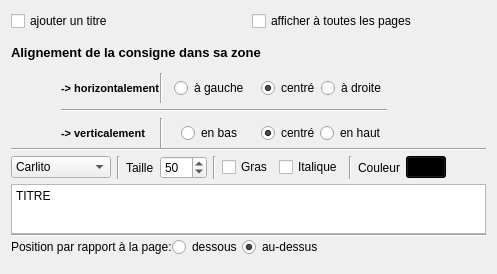
               <widget class="QWidget" name="tabGlobalTitle">
                <attribute name="title">
                 <string>Titre</string>
                </attribute>
                <layout class="QVBoxLayout" name="verticalLayout_7">
                 <item>
                  <layout class="QVBoxLayout" name="vlTextEdit_2" stretch="0,0">
                   <item>
                    <layout class="QHBoxLayout" name="hlAddTitle">
                     <item>
                      <widget class="QCheckBox" name="cbAddTitle">
                       <property name="minimumSize">
                        <size>
                         <width>0</width>
                         <height>15</height>
                        </size>
                       </property>
                       <property name="text">
                        <string>ajouter un titre</string>
                       </property>
                      </widget>
                     </item>
                     <item>
                      <widget class="QCheckBox" name="cbAllPagesTitle">
                       <property name="enabled">
                        <bool>true</bool>
                       </property>
                       <property name="text">
                        <string>afficher à toutes les pages</string>
                       </property>
                      </widget>
                     </item>
                    </layout>
                   </item>
                   <item>
                    <widget class="QWidget" name="wTitle" native="true">
                     <property name="enabled">
                      <bool>true</bool>
                     </property>
                     <layout class="QVBoxLayout" name="verticalLayout_5">
                      <property name="spacing">
                       <number>0</number>
                      </property>
                      <property name="leftMargin">
                       <number>0</number>
                      </property>
                      <property name="topMargin">
                       <number>0</number>
                      </property>
                      <property name="rightMargin">
                       <number>0</number>
                      </property>
                      <property name="bottomMargin">
                       <number>0</number>
                      </property>
                      <item>
                       <layout class="QVBoxLayout" name="vlTextEditTitle" stretch="0,0,0,0,0,0">
                        <property name="bottomMargin">
                         <number>6</number>
                        </property>
                        <item>
                         <layout class="QGridLayout" name="glTitle">
                          <property name="bottomMargin">
                           <number>0</number>
                          </property>
                          <property name="verticalSpacing">
                           <number>6</number>
                          </property>
                          <item row="2" column="1" colspan="5">
                           <widget class="Line" name="line_22">
                            <property name="orientation">
                             <enum>Qt::Horizontal</enum>
                            </property>
                           </widget>
                          </item>
                          <item row="3" column="1" alignment="Qt::AlignLeft">
                           <widget class="QLabel" name="laVerticalTextTitle">
                            <property name="minimumSize">
                             <size>
                              <width>0</width>
                              <height>30</height>
                             </size>
                            </property>
                            <property name="styleSheet">
                             <string notr="true">

QLabel
{
	color : black;

	font-style: normal;
	font-size: 8pt;
	font-weight: bold;
}

</string>
                            </property>
                            <property name="text">
                             <string>-&gt; verticalement</string>
                            </property>
                           </widget>
                          </item>
                          <item row="1" column="0" rowspan="3">
                           <widget class="QLabel" name="laWhite_3">
                            <property name="minimumSize">
                             <size>
                              <width>50</width>
                              <height>0</height>
                             </size>
                            </property>
                            <property name="maximumSize">
                             <size>
                              <width>50</width>
                              <height>50</height>
                             </size>
                            </property>
                            <property name="font">
                             <font>
                              <weight>50</weight>
                              <bold>false</bold>
                             </font>
                            </property>
                            <property name="text">
                             <string/>
                            </property>
                           </widget>
                          </item>
                          <item row="1" column="4" alignment="Qt::AlignHCenter">
                           <widget class="QRadioButton" name="rbHCenterTextTitle">
                            <property name="text">
                             <string>centré</string>
                            </property>
                            <property name="checked">
                             <bool>true</bool>
                            </property>
                            <attribute name="buttonGroup">
                             <string notr="true">buttonGroup_7</string>
                            </attribute>
                           </widget>
                          </item>
                          <item row="1" column="5" alignment="Qt::AlignHCenter">
                           <widget class="QRadioButton" name="rbRightTextTitle">
                            <property name="text">
                             <string>à droite</string>
                            </property>
                            <attribute name="buttonGroup">
                             <string notr="true">buttonGroup_7</string>
                            </attribute>
                           </widget>
                          </item>
                          <item row="3" column="5" alignment="Qt::AlignHCenter">
                           <widget class="QRadioButton" name="rbTopTextTitle">
                            <property name="text">
                             <string>en haut</string>
                            </property>
                            <attribute name="buttonGroup">
                             <string notr="true">buttonGroup_8</string>
                            </attribute>
                           </widget>
                          </item>
                          <item row="3" column="3" alignment="Qt::AlignHCenter">
                           <widget class="QRadioButton" name="rbBottomTextTitle">
                            <property name="text">
                             <string>en bas</string>
                            </property>
                            <attribute name="buttonGroup">
                             <string notr="true">buttonGroup_8</string>
                            </attribute>
                           </widget>
                          </item>
                          <item row="1" column="6" rowspan="3">
                           <spacer name="hsAlignHorizTitle">
                            <property name="orientation">
                             <enum>Qt::Horizontal</enum>
                            </property>
                            <property name="sizeHint" stdset="0">
                             <size>
                              <width>40</width>
                              <height>20</height>
                             </size>
                            </property>
                           </spacer>
                          </item>
                          <item row="1" column="3" alignment="Qt::AlignHCenter">
                           <widget class="QRadioButton" name="rbLeftTextTitle">
                            <property name="styleSheet">
                             <string notr="true"/>
                            </property>
                            <property name="text">
                             <string>à gauche</string>
                            </property>
                            <attribute name="buttonGroup">
                             <string notr="true">buttonGroup_7</string>
                            </attribute>
                           </widget>
                          </item>
                          <item row="1" column="1" alignment="Qt::AlignLeft">
                           <widget class="QLabel" name="laHorizontalTextTitle">
                            <property name="minimumSize">
                             <size>
                              <width>0</width>
                              <height>30</height>
                             </size>
                            </property>
                            <property name="styleSheet">
                             <string notr="true">

QLabel
{
	color : black;

	font-style: normal;
	font-size: 8pt;
	font-weight: bold;
}

</string>
                            </property>
                            <property name="text">
                             <string>-&gt; horizontalement</string>
                            </property>
                           </widget>
                          </item>
                          <item row="3" column="4" alignment="Qt::AlignHCenter">
                           <widget class="QRadioButton" name="rbVCenterTextTitle">
                            <property name="text">
                             <string>centré</string>
                            </property>
                            <property name="checked">
                             <bool>true</bool>
                            </property>
                            <attribute name="buttonGroup">
                             <string notr="true">buttonGroup_8</string>
                            </attribute>
                           </widget>
                          </item>
                          <item row="0" column="0" colspan="4">
                           <widget class="QLabel" name="laTextAlignmentTitle">
                            <property name="minimumSize">
                             <size>
                              <width>0</width>
                              <height>30</height>
                             </size>
                            </property>
                            <property name="maximumSize">
                             <size>
                              <width>16777215</width>
                              <height>30</height>
                             </size>
                            </property>
                            <property name="styleSheet">
                             <string notr="true">

QLabel
{
	color : black;

	font-style: normal;
	font-size: 10pt;
	font-weight: bold;
}

</string>
                            </property>
                            <property name="text">
                             <string>Alignement de la consigne dans sa zone</string>
                            </property>
                           </widget>
                          </item>
                          <item row="1" column="2">
                           <widget class="Line" name="line_23">
                            <property name="orientation">
                             <enum>Qt::Vertical</enum>
                            </property>
                           </widget>
                          </item>
                          <item row="3" column="2">
                           <widget class="Line" name="line_24">
                            <property name="orientation">
                             <enum>Qt::Vertical</enum>
                            </property>
                           </widget>
                          </item>
                         </layout>
                        </item>
                        <item>
                         <widget class="Line" name="lTextEdot_2">
                          <property name="orientation">
                           <enum>Qt::Horizontal</enum>
                          </property>
                         </widget>
                        </item>
                        <item>
                         <layout class="QHBoxLayout" name="hlFontTitle">
                          <property name="spacing">
                           <number>6</number>
                          </property>
                          <property name="topMargin">
                           <number>5</number>
                          </property>
                          <property name="bottomMargin">
                           <number>5</number>
                          </property>
                          <item>
                           <widget class="QFontComboBox" name="fcbTitle">
                            <property name="minimumSize">
                             <size>
                              <width>75</width>
                              <height>20</height>
                             </size>
                            </property>
                            <property name="maximumSize">
                             <size>
                              <width>100</width>
                              <height>16777215</height>
                             </size>
                            </property>
                            <property name="editable">
                             <bool>false</bool>
                            </property>
                            <property name="currentFont">
                             <font>
                              <family>Calibri</family>
                             </font>
                            </property>
                           </widget>
                          </item>
                          <item>
                           <widget class="Line" name="lFont1_2">
                            <property name="orientation">
                             <enum>Qt::Vertical</enum>
                            </property>
                           </widget>
                          </item>
                          <item>
                           <widget class="QLabel" name="laTailleTitle">
                            <property name="text">
                             <string>Taille</string>
                            </property>
                           </widget>
                          </item>
                          <item>
                           <widget class="QSpinBox" name="sbSizeTexteTitle">
                            <property name="maximumSize">
                             <size>
                              <width>75</width>
                              <height>16777215</height>
                             </size>
                            </property>
                            <property name="minimum">
                             <number>10</number>
                            </property>
                            <property name="maximum">
                             <number>300</number>
                            </property>
                            <property name="value">
                             <number>50</number>
                            </property>
                           </widget>
                          </item>
                          <item>
                           <widget class="Line" name="lFont2_2">
                            <property name="orientation">
                             <enum>Qt::Vertical</enum>
                            </property>
                           </widget>
                          </item>
                          <item>
                           <widget class="QCheckBox" name="cbBoldTitle">
                            <property name="text">
                             <string>Gras</string>
                            </property>
                           </widget>
                          </item>
                          <item alignment="Qt::AlignHCenter">
                           <widget class="QCheckBox" name="cbItalicTitle">
                            <property name="text">
                             <string>Italique</string>
                            </property>
                           </widget>
                          </item>
                          <item>
                           <widget class="Line" name="lFont3_2">
                            <property name="orientation">
                             <enum>Qt::Vertical</enum>
                            </property>
                           </widget>
                          </item>
                          <item alignment="Qt::AlignHCenter">
                           <widget class="QLabel" name="laCouleurTitle">
                            <property name="text">
                             <string>Couleur</string>
                            </property>
                           </widget>
                          </item>
                          <item alignment="Qt::AlignHCenter">
                           <widget class="QPushButton" name="pbChooseColorTitle">
                            <property name="styleSheet">
                             <string notr="true">background-color: rgb(0, 0, 0);</string>
                            </property>
                            <property name="text">
                             <string/>
                            </property>
                           </widget>
                          </item>
                          <item>
                           <spacer name="hsFont_2">
                            <property name="orientation">
                             <enum>Qt::Horizontal</enum>
                            </property>
                            <property name="sizeHint" stdset="0">
                             <size>
                              <width>40</width>
                              <height>20</height>
                             </size>
                            </property>
                           </spacer>
                          </item>
                         </layout>
                        </item>
                        <item>
                         <widget class="QPlainTextEdit" name="pteTitle">
                          <property name="minimumSize">
                           <size>
                            <width>100</width>
                            <height>50</height>
                           </size>
                          </property>
                          <property name="maximumSize">
                           <size>
                            <width>16777215</width>
                            <height>50</height>
                           </size>
                          </property>
                          <property name="plainText">
                           <string>TITRE</string>
                          </property>
                         </widget>
                        </item>
                        <item>
                         <widget class="Line" name="line_9">
                          <property name="orientation">
                           <enum>Qt::Horizontal</enum>
                          </property>
                         </widget>
                        </item>
                        <item>
                         <layout class="QHBoxLayout" name="horizontalLayout_4">
                          <item>
                           <widget class="QLabel" name="label_6">
                            <property name="text">
                             <string>Position par rapport à la page:</string>
                            </property>
                           </widget>
                          </item>
                          <item>
                           <widget class="QRadioButton" name="rbTitlePositionTop">
                            <property name="text">
                             <string>dessous</string>
                            </property>
                           </widget>
                          </item>
                          <item>
                           <widget class="QRadioButton" name="rbTitlePositionBottom">
                            <property name="text">
                             <string>au-dessus</string>
                            </property>
                            <property name="checked">
                             <bool>true</bool>
                            </property>
                           </widget>
                          </item>
                          <item>
                           <spacer name="horizontalSpacer_4">
                            <property name="orientation">
                             <enum>Qt::Horizontal</enum>
                            </property>
                            <property name="sizeHint" stdset="0">
                             <size>
                              <width>40</width>
                              <height>20</height>
                             </size>
                            </property>
                           </spacer>
                          </item>
                         </layout>
                        </item>
                       </layout>
                      </item>
                     </layout>
                    </widget>
                   </item>
                  </layout>
                 </item>
                </layout>
               </widget>
